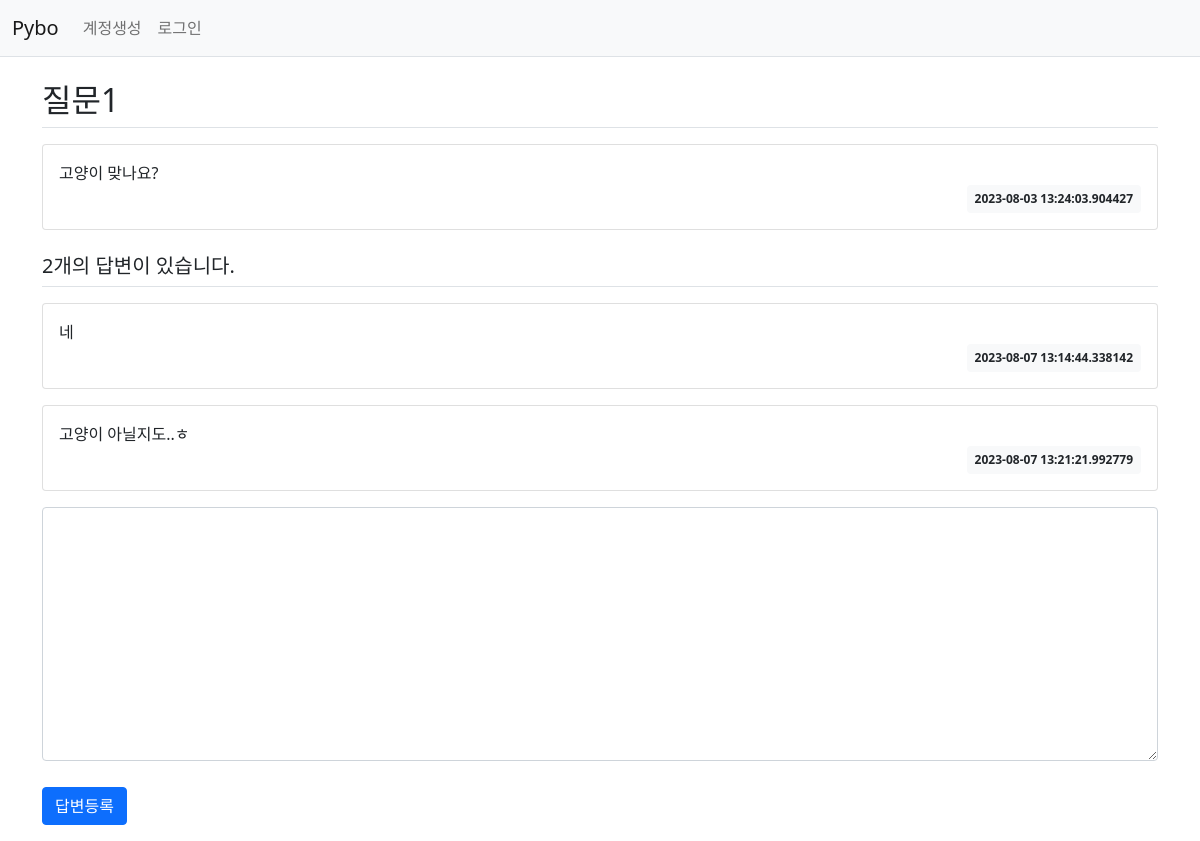
/question/detail/6/, run on the app's committed database.
### pybo/models.py (models this page shows)
class Question(db.Model):
    id = db.Column(db.Integer, primary_key=True)
    subject = db.Column(db.String(200), nullable=False) # 글자 제한
    content = db.Column(db.Text(), nullable=False)
    create_date = db.Column(db.DateTime(), nullable=False)

class Answer(db.Model): # 총4개의 columns
    id = db.Column(db.Integer, primary_key=True)
    question_id = db.Column(db.Integer, db.ForeignKey('question.id', ondelete='CASCADE'))  # 질문에 대한 답변 번호
    question = db.relationship('Question', backref=db.backref('answer_set'))
    content = db.Column(db.Text(), nullable=False) # 글자 제한 없이 받음
    create_date = db.Column(db.DateTime(), nullable=False)

### pybo/views/question_views.py (the view)
@bp.route('/detail/<int:question_id>/')
def detail(question_id):
    print('리스트 번호 : ',question_id)
    question = Question.query.get_or_404(question_id)
    return render_template('question/question_detail.html',question=question)

### pybo/templates/question/question_detail.html
{% extends 'base.html' %}
{% block content %}
<div class="container my-3">
    <h2 class="border-bottom py-2">{{ question.subject }}</h2>
    <div class="card my-3">
        <div class="card-body">
            <div class="card-text" style="white-space: pre-line;">{{ question.content }}</div>
            <div class="d-flex justify-content-end">
                <div class="badge bg-light text-dark p-2">
                    {{ question.create_date }}
                </div>
            </div>
        </div>
    </div>
    <h5 class="border-bottom my-3 py-2">{{ question.answer_set|length }}개의 답변이 있습니다.</h5>
    {% for answer in question.answer_set %}
    <div class="card my-3">
        <div class="card-body">
            <div class="card-text" style="white-space: pre-line;">{{ answer.content }}</div>
            <div class="d-flex justify-content-end">
                <div class="badge bg-light text-dark p-2">
                    {{ answer.create_date }}
                </div>
            </div>
        </div>
    </div>
    {% endfor %}
    <form action="{{ url_for('answer.create', question_id=question.id) }}" method="post" class="my-3">
        <div class="mb-3">
            <textarea name="content" id="content" class="form-control" rows="10"></textarea>
        </div>
        <input type="submit" value="답변등록" class="btn btn-primary">
    </form>
</div>
{% endblock %}

### pybo/static/style.css (style rules this page uses)
textarea { width : 100%; }
input[type=submit] { margin-top:10px; }

### data on the page
Question: subject "질문1", content "고양이 맞나요?", create_date "2023-08-03 13:24:03.904427"
Answer: content "네", create_date "2023-08-07 13:14:44.338142"
Answer: content "고양이 아닐지도..ㅎ", create_date "2023-08-07 13:21:21.992779"

### other printed values
{{ question.answer_set|length }} "2"
